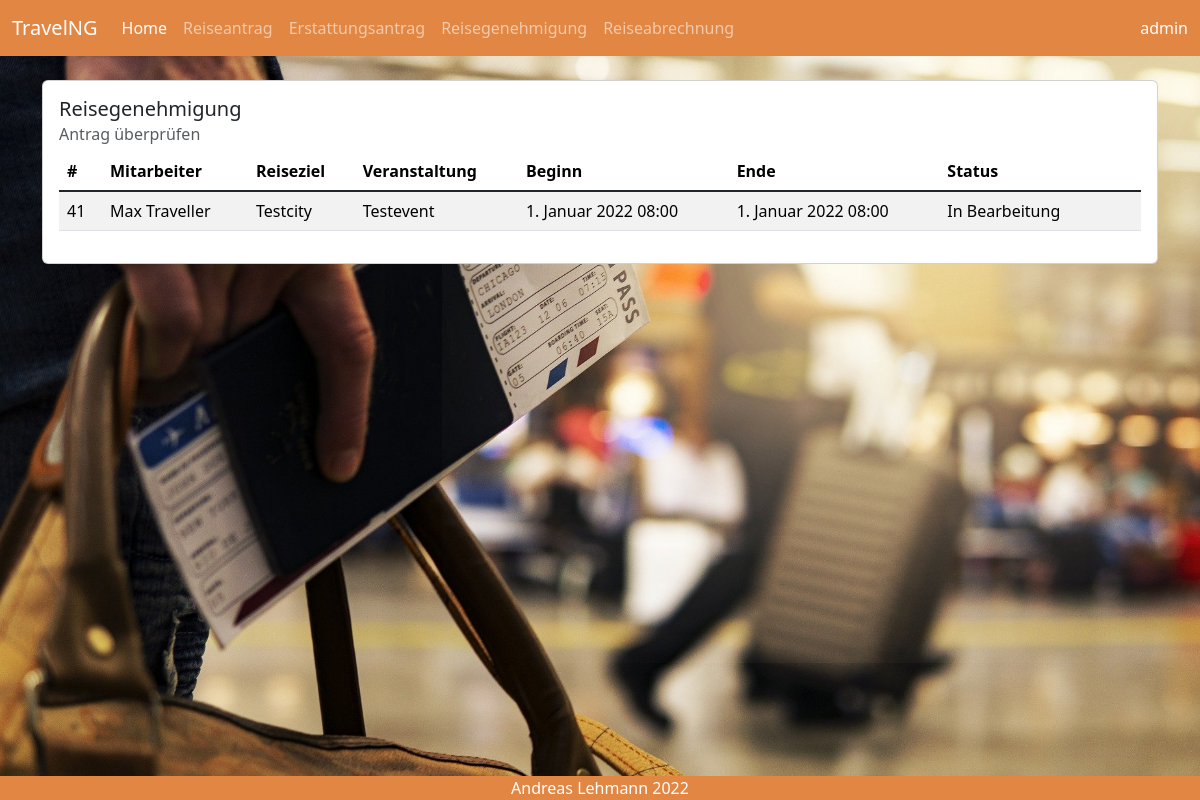
/Request/Auth/ (signed in), run on an earlier commit of the app's database.
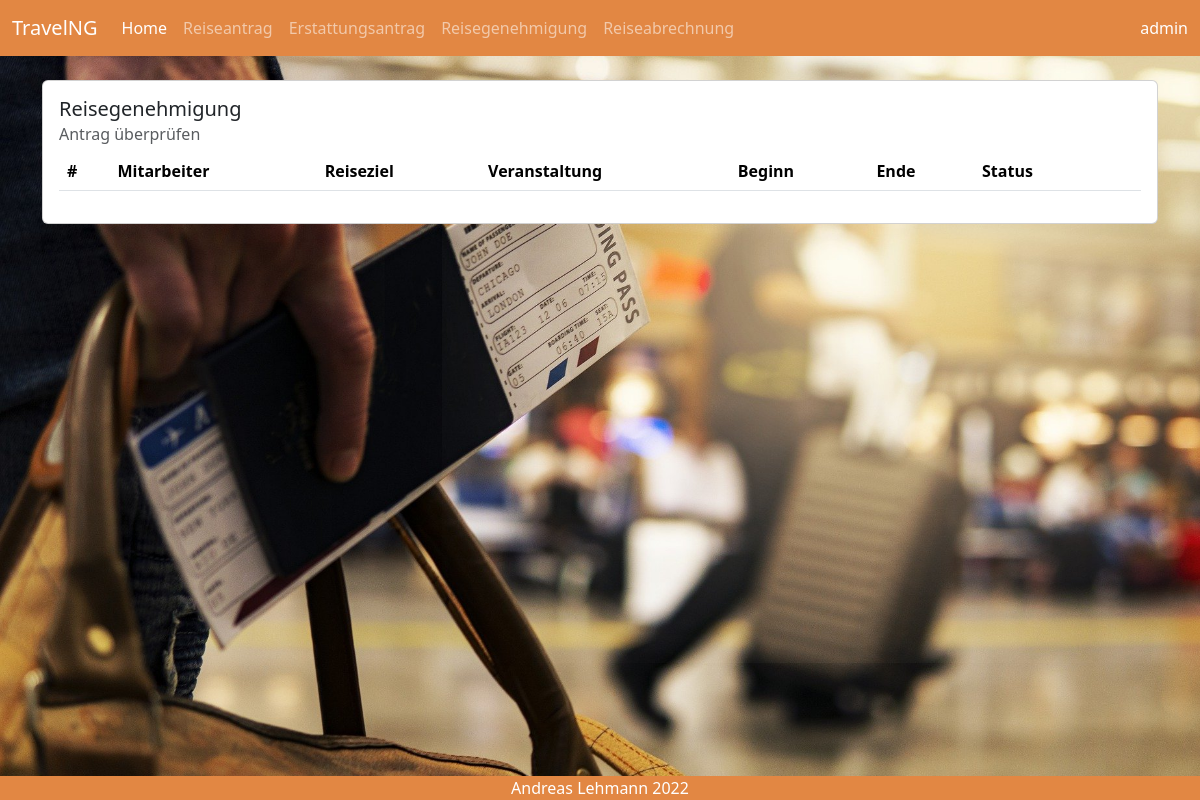
And on a later commit of the database.
### travel/models.py (models this page shows, shortened)
class TravelRequest(models.Model):
    STATUS_CHOICES = [('In Bearbeitung', 'In Bearbeitung'),
                      ('Genehmigt', 'Genehmigt'),
                      ]
    username = models.CharField(max_length=50, null=True, blank=False)
    employee = models.CharField(max_length=50, null=True, blank=False)
    destination = models.CharField(max_length=50, blank=False)
    event = models.CharField(max_length=50, blank=False)
    journey_start = models.DateTimeField(default='01.01.2022 08:00', blank=False)
    journey_end = models.DateTimeField(default='01.01.2022 08:00', blank=False)
    event_start = models.DateTimeField(default='01.01.2022 08:00', blank=False)
    event_end = models.DateTimeField(default='01.01.2022 08:00', blank=False)
    transport = models.ForeignKey(Transport, on_delete=models.SET_NULL, null=True, blank=False)
    cost_center = models.ForeignKey(CostCenter, on_delete=models.SET_NULL, null=True, blank=False)
    status = models.CharField(default='In Bearbeitung', max_length=30, choices=STATUS_CHOICES)
    class Meta:
        permissions = [
            (
                'is_supervisor', 'can access auth page'
            )
        ]

### travel/views.py (the view, shortened to what this page needs)
# urls.py: re_path(r'^Request/Auth/$', travel.views.travel_auth_details, name="travelAuth"),
@login_required
def travel_auth_details(request, pk=None):
    page_title = 'Reisegenehmigung'
    sub_title = 'Antrag genehmigen'
    if pk is None:
        travel_requests = TravelRequest.objects.all().order_by('journey_start')
        return render(request, 'travel/travelAuth.html',
                      {'page_title': page_title, 'sub_title': sub_title, 'travel_requests': travel_requests})

### templates/travel/travelAuth.html (shortened to what this page needs)
{% extends 'travel/base.html' %}
{% load bootstrap5 bootstrap_icons %}
{% block content %}
    <div class="container">
        <div class="card" style="width: 100%;">
            <div class="card-body">
                <h5 class="card-title">Reisegenehmigung</h5>
                <h6 class="card-subtitle mb-2 text-muted">Antrag überprüfen</h6>
                <table class="table table-striped table-hover">
                    <thead class="">
                    <tr>
                        <th>#</th>
                        <th>Mitarbeiter</th>
                        <th>Reiseziel</th>
                        <th>Veranstaltung</th>
                        <th>Beginn</th>
                        <th>Ende</th>
                        <th>Status</th>
                        <th>&nbsp;</th>
                    </tr>
                    </thead>
                    <tbody class="table-group-divider">
                    {% for TravelRequest in travel_requests %}
                        {% if TravelRequest.status == 'In Bearbeitung' %}
                            <tr>
                                <td>{{ TravelRequest.id }}</td>
                                <td>{{ TravelRequest.employee }}</td>
                                <td>{{ TravelRequest.destination }}</td>
                                <td>{{ TravelRequest.event }}</td>
                                <td>{{ TravelRequest.journey_start }}</td>
                                <td>{{ TravelRequest.journey_end }}</td>
                                <td>{{ TravelRequest.status }}</td>
                                <td>
                                </td>
                            </tr>
                        {% endif %}
                    {% endfor %}
                    </tbody>
                </table>
            </div>
        </div>
    </div>
{% endblock %}

What changed in the data, as far as the page shows it:
no longer on this page (row edited): TravelRequest: id "41", employee "Max Traveller", destination "Testcity", event "Testevent", journey_start "1. Januar 2022 08:00", journey_end "1. Januar 2022 08:00", status "In Bearbeitung"
